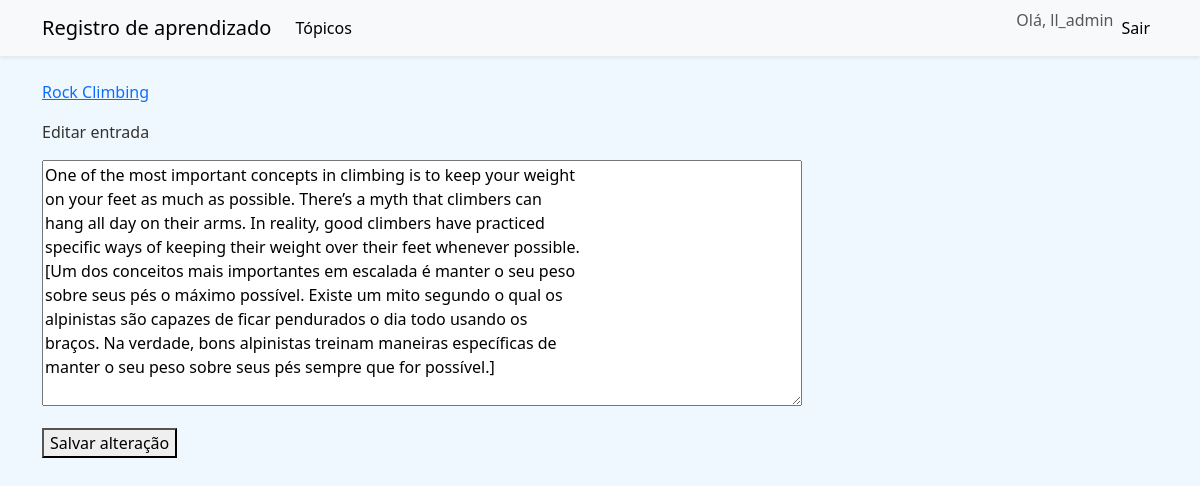
Before: /edit_entry/3/ (signed in) with the older database file.
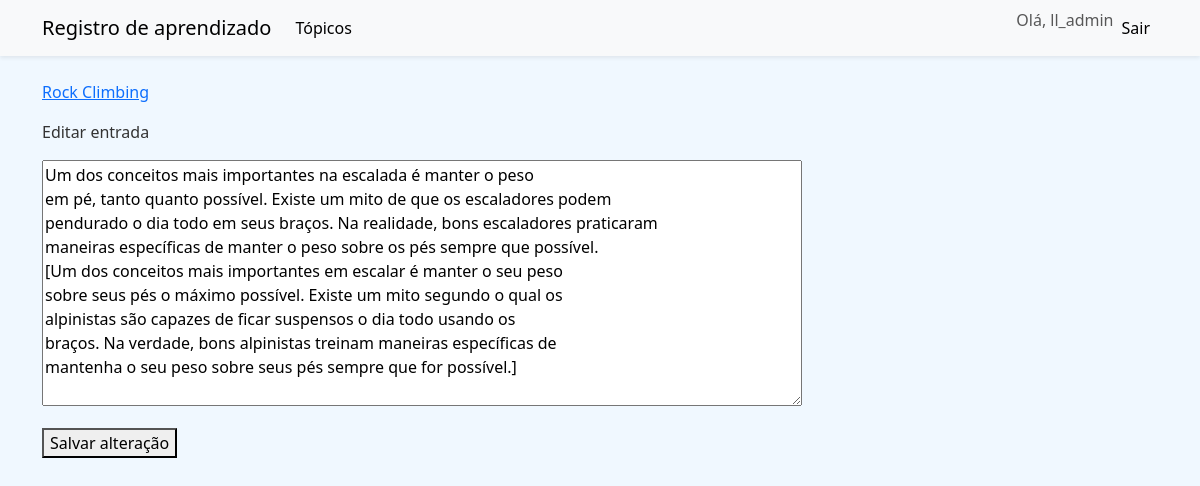
After: the same page with the newer database file.
### learning_logs/models.py (models this page shows, shortened)
class Entry(models.Model):
    topic = models.ForeignKey(Topic, on_delete=models.CASCADE)
    text = models.TextField()
    date_added = models.DateTimeField(auto_now_add= True)
    class Meta:
        verbose_name_plural = 'entries'

### learning_logs/views.py (the view)
# urls.py: path('edit_entry/<entry_id>/', views.edit_entry, name='edit_entry')
@login_required
def edit_entry(request, entry_id):
    entry = Entry.objects.get(id = entry_id)
    topic = entry.topic
    if topic.owner != request.user:
        raise Http404
    if request.method != 'POST':
        form = EntryForm(instance=entry)
    else:
        form = EntryForm(instance=entry ,data=request.POST)
        if form.is_valid():
            form.save()                    # Salva a nova entrada no banco de dados
            return HttpResponseRedirect(reverse('learning_logs:topic', args=[topic.id]))
    context = {'entry' : entry ,'topic': topic, 'form': form}
    return render(request, 'learning_logs/edit_entry.html', context)

### learning_logs/forms.py
class EntryForm(forms.ModelForm):
    class Meta:
        model = Entry
        fields = ['text']
        labels = {'text': ''}
        widgets = {'text': forms.Textarea(attrs={'cols': 80})}

### learning_logs/models.py (called while the page is built)
    def __str__(self):
        return self.text

### learning_logs/templates/learning_logs/edit_entry.html (shortened to what this page needs)
{% extends "learning_logs/base.html"%}
{% block content %}
<p><a href="{% url 'learning_logs:topic' topic.id %}">{{ topic }}</a></p>
<p>Editar entrada</p>
<form action = "{% url 'learning_logs:edit_entry' entry.id %}" method='post'>
    {{ form.as_p }}
    <button name="submit">Salvar alteração</button>
</form>
{% endblock content %}

Changed rows visible on the page:
changed Entry: text "One of the most important concepts in climbing is to keep your weight on your feet as much as possible. There’s a myth that climbers can hang all day on their arms. In reality, good climbers have practiced specific ways of keeping their weight over their feet whenever possible. [Um dos conceitos mais importantes em escalada é manter o seu peso sobre seus pés o máximo possível. Existe um mito segundo o qual os alpinistas são capazes de ficar pendurados o dia todo usando os braços. Na verdade, bons alpinistas treinam maneiras específicas de manter o seu peso sobre…" → "Um dos conceitos mais importantes na escalada é manter o peso em pé, tanto quanto possível. Existe um mito de que os escaladores podem pendurado o dia todo em seus braços. Na realidade, bons escaladores praticaram maneiras específicas de manter o peso sobre os pés sempre que possível. [Um dos conceitos mais importantes em escalar é manter o seu peso sobre seus pés o máximo possível. Existe um mito segundo o qual os alpinistas são capazes de ficar suspensos o dia todo usando os braços. Na verdade, bons alpinistas treinam maneiras específicas de mantenha o seu peso sobre…"
